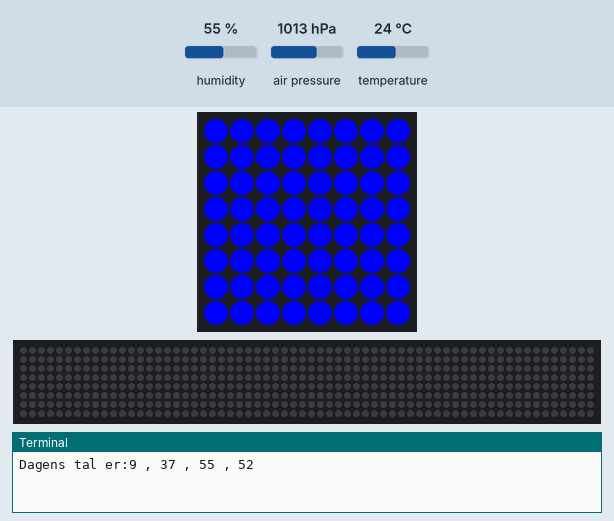
Bench run of a program on a simulated Raspberry Pi (BCM pin numbers) with a Sense HAT. Parts: the Sense HAT's 8×8 RGB LED matrix, a strip that is not on the board, showing the scrolling text unrolled, the last lines printed to the terminal. Inputs (shaded band) come from the test bench; at power-on: temperature 24 °C, humidity 55 %, air pressure 1013 hPa. Random numbers come from a fixed seed; the 64×8 strip is a reading aid, not a part: it shows the text the matrix is scrolling, unrolled, one strip-width of it at a time.

Above: at 4.8 s.
At 25.54 s:
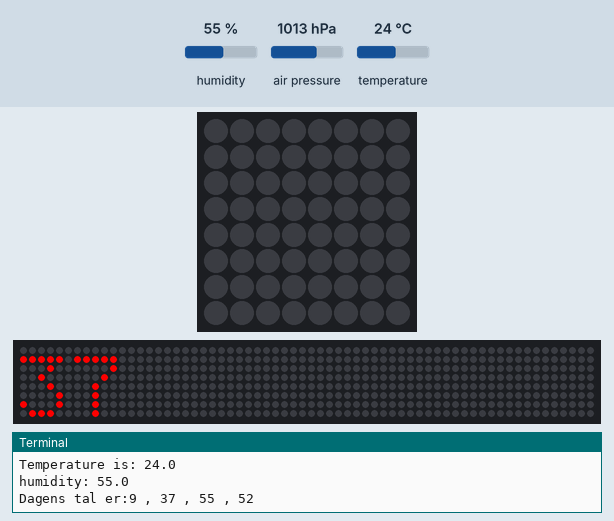
26.4 s: temperature set to 31 °C
At 30.6 s:
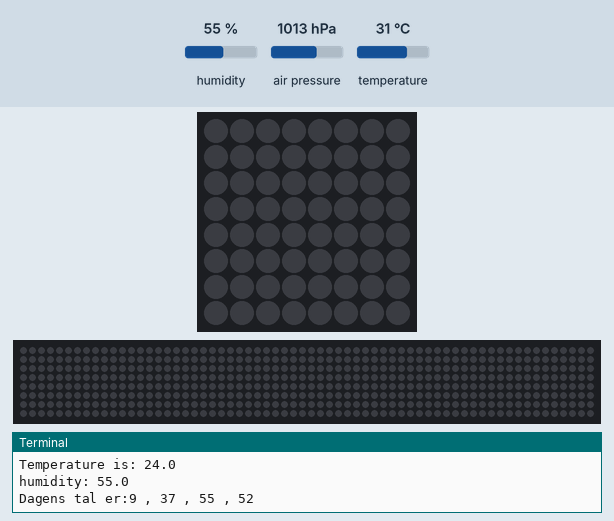

Measured:
- what the display in image 0 shows lasts 2.0 s, from 4.8 s to 6.8 s

The program:

SenseHat.py
```python
from sense_hat import SenseHat
from time import sleep
from random import randint

sense = SenseHat()

blue = (0, 0, 255)
yellow = (255, 255, 0)
red = (255,0,0)
num1 = randint(1,56)
num2 = randint(1,56)
num3 = randint(1,56)
num4 = randint(1,56)


while True:
    # sense.show_message("IIII", text_colour=blue, back_colour=red, scroll_speed=0.001)
    print("Dagens tal er:" + str(num1) + " , " + str(num2) + " , " + str(num3) + " , " + str(num4))

    sense.show_message("tallene er:", scroll_speed=0.02)

    sleep(2.0)
    sense.show_message(str(num1), text_colour=red, back_colour=blue)
    sleep(2.0)
    sense.show_message(str(num2), text_colour=red)
    sleep(2.0)
    sense.show_message(str(num3), text_colour=red)
    sleep(2.0)
    sense.show_message(str(num4), text_colour=red)


    print("Data:")
    pressure = sense.get_pressure()
    print("Pressure is : " + str(pressure))

    temp = sense.get_temperature()
    print("Temperature is: " + str(temp))
    if temp > 30:
        print("Way too hot")

    humidity = sense.get_humidity()
    print("humidity: " + str(humidity))
```
